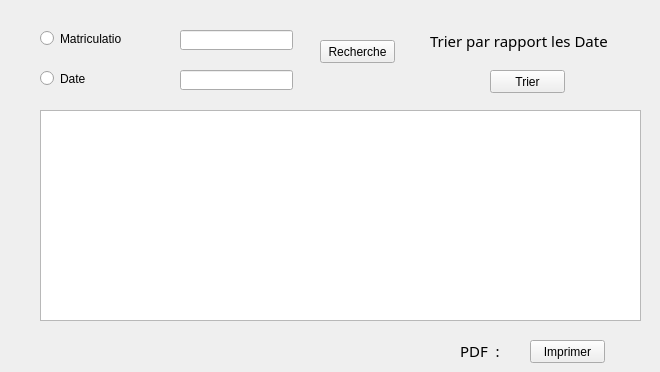
     <widget class="QWidget" name="Options_3">
      <attribute name="title">
       <string>Options</string>
      </attribute>
      <widget class="QTableView" name="tableaffichedepot_OP">
       <property name="geometry">
        <rect>
         <x>40</x>
         <y>110</y>
         <width>601</width>
         <height>211</height>
        </rect>
       </property>
      </widget>
      <widget class="QPushButton" name="pushButton_Imprimer_D">
       <property name="geometry">
        <rect>
         <x>530</x>
         <y>340</y>
         <width>75</width>
         <height>23</height>
        </rect>
       </property>
       <property name="text">
        <string>Imprimer</string>
       </property>
      </widget>
      <widget class="QPushButton" name="pushButton_Recherche_M">
       <property name="geometry">
        <rect>
         <x>320</x>
         <y>40</y>
         <width>75</width>
         <height>23</height>
        </rect>
       </property>
       <property name="text">
        <string>Recherche</string>
       </property>
      </widget>
      <widget class="QPushButton" name="pushButton_trier_M">
       <property name="geometry">
        <rect>
         <x>490</x>
         <y>70</y>
         <width>75</width>
         <height>23</height>
        </rect>
       </property>
       <property name="text">
        <string>Trier</string>
       </property>
      </widget>
      <widget class="QLineEdit" name="lineEdit_matRech_D">
       <property name="geometry">
        <rect>
         <x>180</x>
         <y>30</y>
         <width>113</width>
         <height>20</height>
        </rect>
       </property>
      </widget>
      <widget class="QLineEdit" name="lineEdit_datRech_D">
       <property name="geometry">
        <rect>
         <x>180</x>
         <y>70</y>
         <width>113</width>
         <height>20</height>
        </rect>
       </property>
      </widget>
      <widget class="QRadioButton" name="radioButton_dateRech_D">
       <property name="geometry">
        <rect>
         <x>40</x>
         <y>70</y>
         <width>82</width>
         <height>17</height>
        </rect>
       </property>
       <property name="text">
        <string>Date </string>
       </property>
      </widget>
      <widget class="QRadioButton" name="radioButton_matRech_D">
       <property name="geometry">
        <rect>
         <x>40</x>
         <y>30</y>
         <width>82</width>
         <height>17</height>
        </rect>
       </property>
       <property name="text">
        <string>Matriculation </string>
       </property>
      </widget>
      <widget class="QLabel" name="PDF_D">
       <property name="geometry">
        <rect>
         <x>460</x>
         <y>340</y>
         <width>51</width>
         <height>21</height>
        </rect>
       </property>
       <property name="font">
        <font>
         <family>MS Reference Sans Serif</family>
         <pointsize>11</pointsize>
        </font>
       </property>
       <property name="text">
        <string>PDF  :</string>
       </property>
      </widget>
      <widget class="QLabel" name="Trier_PD_D">
       <property name="geometry">
        <rect>
         <x>430</x>
         <y>30</y>
         <width>221</width>
         <height>21</height>
        </rect>
       </property>
       <property name="font">
        <font>
         <family>MS Reference Sans Serif</family>
         <pointsize>11</pointsize>
        </font>
       </property>
       <property name="text">
        <string>Trier par rapport les Date  </string>
       </property>
      </widget>
     </widget>
